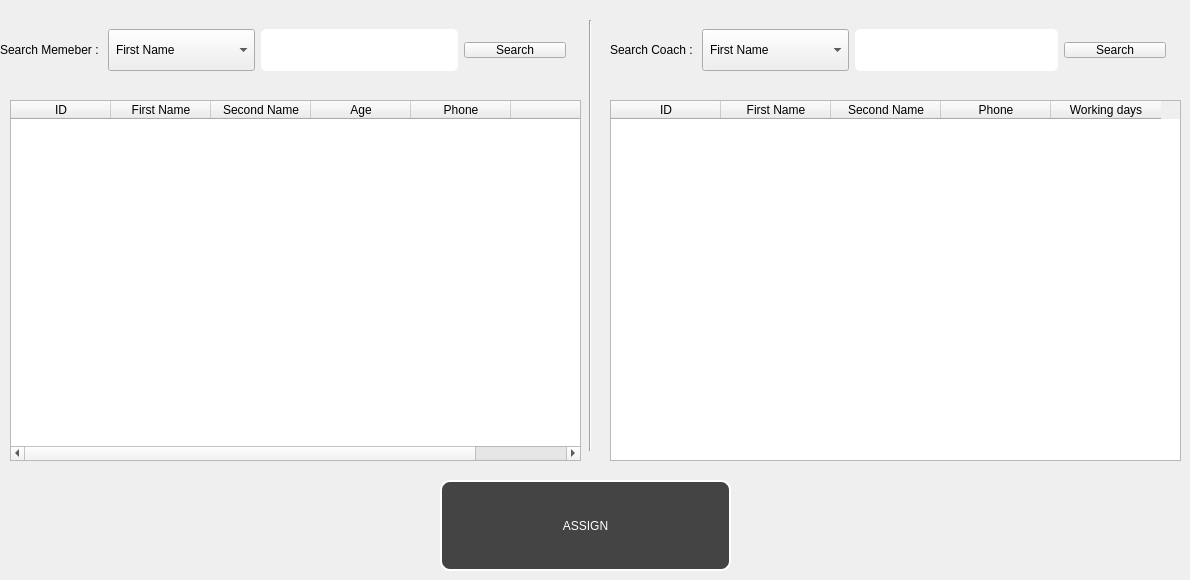
      <widget class="QWidget" name="tab_17">
       <attribute name="title">
        <string>Coach Assignement             </string>
       </attribute>
       <widget class="QWidget" name="horizontalLayoutWidget_27">
        <property name="geometry">
         <rect>
          <x>0</x>
          <y>10</y>
          <width>581</width>
          <height>80</height>
         </rect>
        </property>
        <layout class="QHBoxLayout" name="horizontalLayout_28">
         <item>
          <widget class="QLabel" name="label_32">
           <property name="styleSheet">
            <string notr="true">font: 600 11pt &quot;Segoe UI&quot;;</string>
           </property>
           <property name="text">
            <string>Search Memeber : </string>
           </property>
          </widget>
         </item>
         <item>
          <widget class="QComboBox" name="comboBox_3">
           <property name="styleSheet">
            <string notr="true">width:120px;
height:40px;
padding-left:7px;</string>
           </property>
           <item>
            <property name="text">
             <string>First Name</string>
            </property>
           </item>
           <item>
            <property name="text">
             <string>Second Name</string>
            </property>
           </item>
           <item>
            <property name="text">
             <string>Phone Number</string>
            </property>
           </item>
           <item>
            <property name="text">
             <string>Email</string>
            </property>
           </item>
          </widget>
         </item>
         <item>
          <widget class="QLineEdit" name="lineEdit_28">
           <property name="styleSheet">
            <string notr="true">border:1px solid white;
border-radius:5px;
color:white;
height:40px;
padding-left:10px;
font: 700 14pt &quot;Segoe UI&quot;;
width:60px;
</string>
           </property>
          </widget>
         </item>
         <item>
          <widget class="QPushButton" name="pushButton_14">
           <property name="cursor">
            <cursorShape>PointingHandCursor</cursorShape>
           </property>
           <property name="styleSheet">
            <string notr="true">margin-right:15px;
width:100px;
font: 600 14pt &quot;Segoe UI&quot;;
heigth:60px;</string>
           </property>
           <property name="text">
            <string>Search</string>
           </property>
          </widget>
         </item>
        </layout>
       </widget>
       <widget class="QTableWidget" name="tableWidget_3">
        <property name="geometry">
         <rect>
          <x>10</x>
          <y>100</y>
          <width>571</width>
          <height>361</height>
         </rect>
        </property>
        <attribute name="horizontalHeaderDefaultSectionSize">
         <number>100</number>
        </attribute>
        <column>
         <property name="text">
          <string>ID</string>
         </property>
        </column>
        <column>
         <property name="text">
          <string>First Name</string>
         </property>
        </column>
        <column>
         <property name="text">
          <string>Second Name</string>
         </property>
        </column>
        <column>
         <property name="text">
          <string>Age</string>
         </property>
        </column>
        <column>
         <property name="text">
          <string>Phone</string>
         </property>
        </column>
        <column>
         <property name="text">
          <string/>
         </property>
        </column>
       </widget>
       <widget class="QWidget" name="horizontalLayoutWidget_28">
        <property name="geometry">
         <rect>
          <x>610</x>
          <y>10</y>
          <width>571</width>
          <height>80</height>
         </rect>
        </property>
        <layout class="QHBoxLayout" name="horizontalLayout_29">
         <item>
          <widget class="QLabel" name="label_33">
           <property name="styleSheet">
            <string notr="true">font: 600 11pt &quot;Segoe UI&quot;;</string>
           </property>
           <property name="text">
            <string>Search Coach : </string>
           </property>
          </widget>
         </item>
         <item>
          <widget class="QComboBox" name="comboBox_8">
           <property name="styleSheet">
            <string notr="true">width:120px;
height:40px;
padding-left:7px;</string>
           </property>
           <item>
            <property name="text">
             <string>First Name</string>
            </property>
           </item>
           <item>
            <property name="text">
             <string>Second Name</string>
            </property>
           </item>
           <item>
            <property name="text">
             <string>Phone Number</string>
            </property>
           </item>
           <item>
            <property name="text">
             <string>Email</string>
            </property>
           </item>
          </widget>
         </item>
         <item>
          <widget class="QLineEdit" name="lineEdit_29">
           <property name="styleSheet">
            <string notr="true">border:1px solid white;
border-radius:5px;
color:white;
height:40px;
padding-left:10px;
font: 700 14pt &quot;Segoe UI&quot;;
width:60px;
</string>
           </property>
          </widget>
         </item>
         <item>
          <widget class="QPushButton" name="pushButton_15">
           <property name="cursor">
            <cursorShape>PointingHandCursor</cursorShape>
           </property>
           <property name="styleSheet">
            <string notr="true">margin-right:15px;
width:100px;
font: 600 14pt &quot;Segoe UI&quot;;
heigth:60px;</string>
           </property>
           <property name="text">
            <string>Search</string>
           </property>
          </widget>
         </item>
        </layout>
       </widget>
       <widget class="QTableWidget" name="tableWidget_4">
        <property name="geometry">
         <rect>
          <x>610</x>
          <y>100</y>
          <width>571</width>
          <height>361</height>
         </rect>
        </property>
        <attribute name="horizontalHeaderDefaultSectionSize">
         <number>110</number>
        </attribute>
        <column>
         <property name="text">
          <string>ID</string>
         </property>
        </column>
        <column>
         <property name="text">
          <string>First Name</string>
         </property>
        </column>
        <column>
         <property name="text">
          <string>Second Name</string>
         </property>
        </column>
        <column>
         <property name="text">
          <string>Phone</string>
         </property>
        </column>
        <column>
         <property name="text">
          <string>Working days</string>
         </property>
        </column>
       </widget>
       <widget class="QPushButton" name="pushButton_16">
        <property name="geometry">
         <rect>
          <x>440</x>
          <y>480</y>
          <width>291</width>
          <height>91</height>
         </rect>
        </property>
        <property name="cursor">
         <cursorShape>PointingHandCursor</cursorShape>
        </property>
        <property name="styleSheet">
         <string notr="true">border-radius:10px;
border:2px solid white;
color:white;
background-color: rgb(68, 68, 68);
font: 700 16pt &quot;Segoe UI&quot;;</string>
        </property>
        <property name="text">
         <string>ASSIGN</string>
        </property>
       </widget>
       <widget class="Line" name="line">
        <property name="geometry">
         <rect>
          <x>580</x>
          <y>20</y>
          <width>20</width>
          <height>431</height>
         </rect>
        </property>
        <property name="orientation">
         <enum>Qt::Vertical</enum>
        </property>
       </widget>
      </widget>
